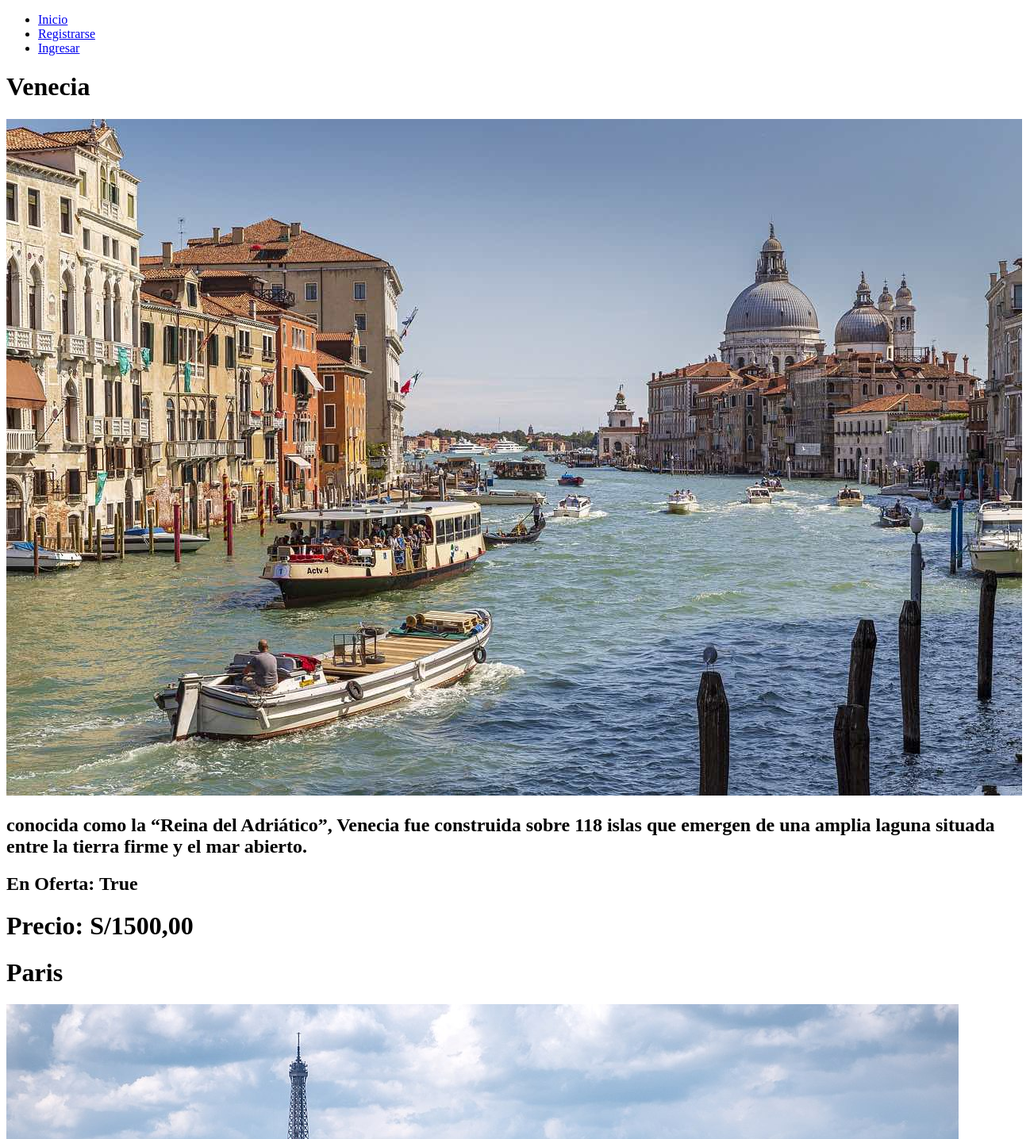
Before: / (upper part) with the older database file.
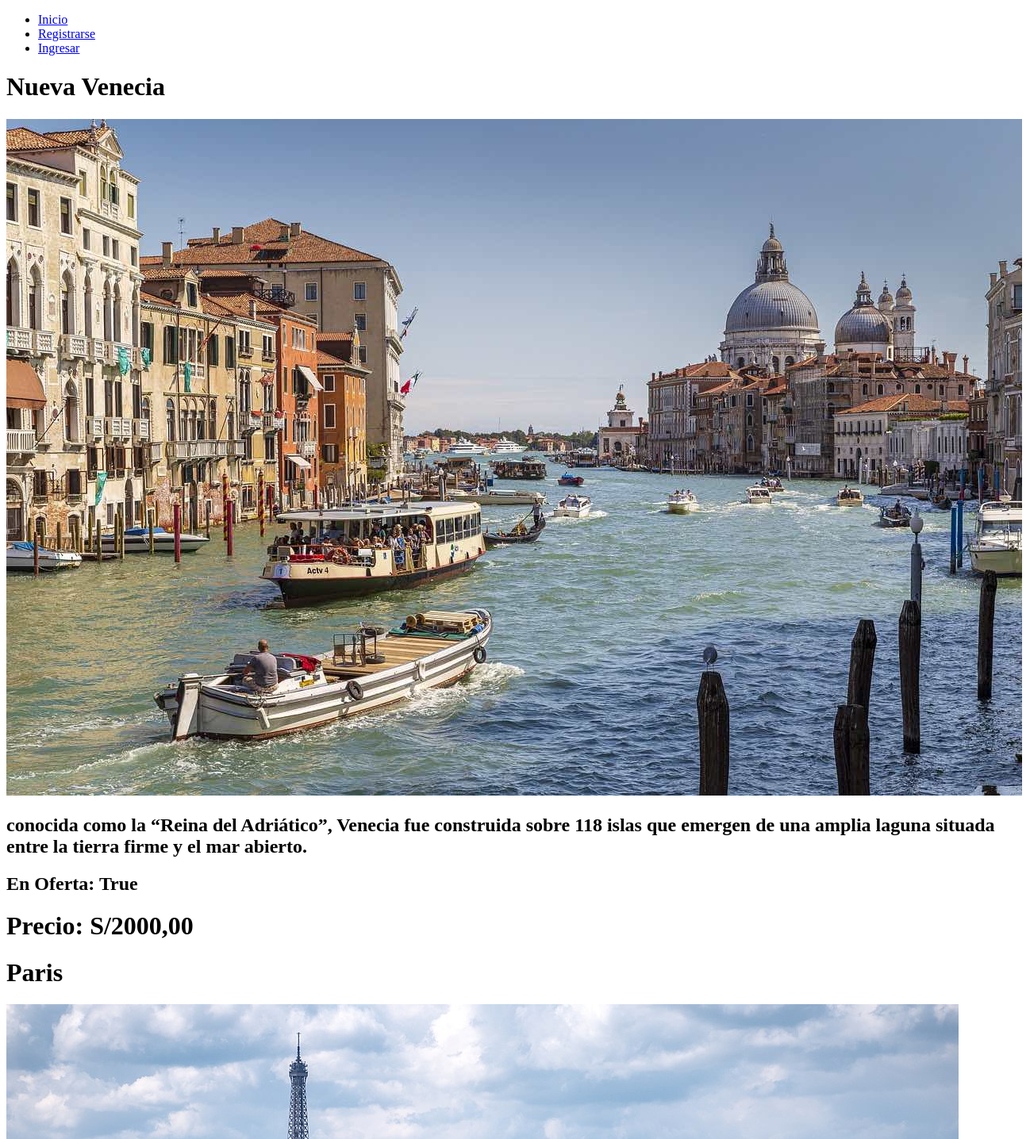
After: the same page with the newer database file.
### destinos/models.py (models this page shows, shortened)
class DestinosTuristicos(models.Model):
    nombreCiudad = models.CharField(max_length=100)
    descripcionCiudad = models.TextField()
    imagenCiudad = models.ImageField(upload_to='imagenes/')
    precioTour = models.DecimalField(max_digits=8, decimal_places=2)
    ofertaTour = models.BooleanField(default=False)

### destinos/views.py (the view)
# urls.py: path('', views.destinos_turisticos, name='destinos_turisticos'),
def destinos_turisticos(request):
    destinos = DestinosTuristicos.objects.all()
    context ={
      'destinos': destinos,
    }
    return render(request, 'destinos_turisticos.html', context)

### templates/destinos_turisticos.html (shortened to what this page needs)
<!DOCTYPE html>
<html>
<head>
</head>
<body>
    <header>
        <nav>
            <ul>
                <li><a href="http://127.0.0.1:8000/" class="sub">Inicio</a></li>
                {% if user.is_authenticated %}
                    <li class="sub welcome-message">¡Bienvenido<span> {{user.username}}!</span></li>
                    <li><a href="cuentas/logout" class="sub">Salir</a></li>
                    <li><a href="crear_destinos/" class="sub">Añadir destinos</a></li>
                    <li><a href="administrar_destinos/" class="sub">Administrar destinos</a></li>
                {% else %}
                    <li><a href="http://127.0.0.1:8000/cuentas/register" class="sub">Registrarse</a></li>
                    <li><a href="http://127.0.0.1:8000/cuentas/login" class="sub">Ingresar</a></li>
                {% endif %}
            </ul>
        </nav>
    </header>
    {% block content %}
    <div id = "destinos" class="dest-container">
        {% for obj in destinos %}
            <div class="destino">
                <h1 class="destino-nombre">{{ obj.nombreCiudad }}</h1>
                <div class="img-container">
                    <img src='{{ obj.imagenCiudad }}' alt = '{{ obj.nombreCiudad }}'class="destino-imagen">
                </div>
                <h2 class="destino-descripcion">{{ obj.descripcionCiudad }}</h2>
                <h2>En Oferta: {{ obj.ofertaTour }}</h2>
                <h1 class="destino-costo">Precio: S/{{ obj.precioTour }}</h1>
            </div>
        {% endfor %}
    </div>
    {%endblock%}
</body>
</html>

Changed rows visible on the page:
changed DestinosTuristicos "True": nombreCiudad "Venecia" → "Nueva Venecia"; precioTour "1500,00" → "2000,00"
